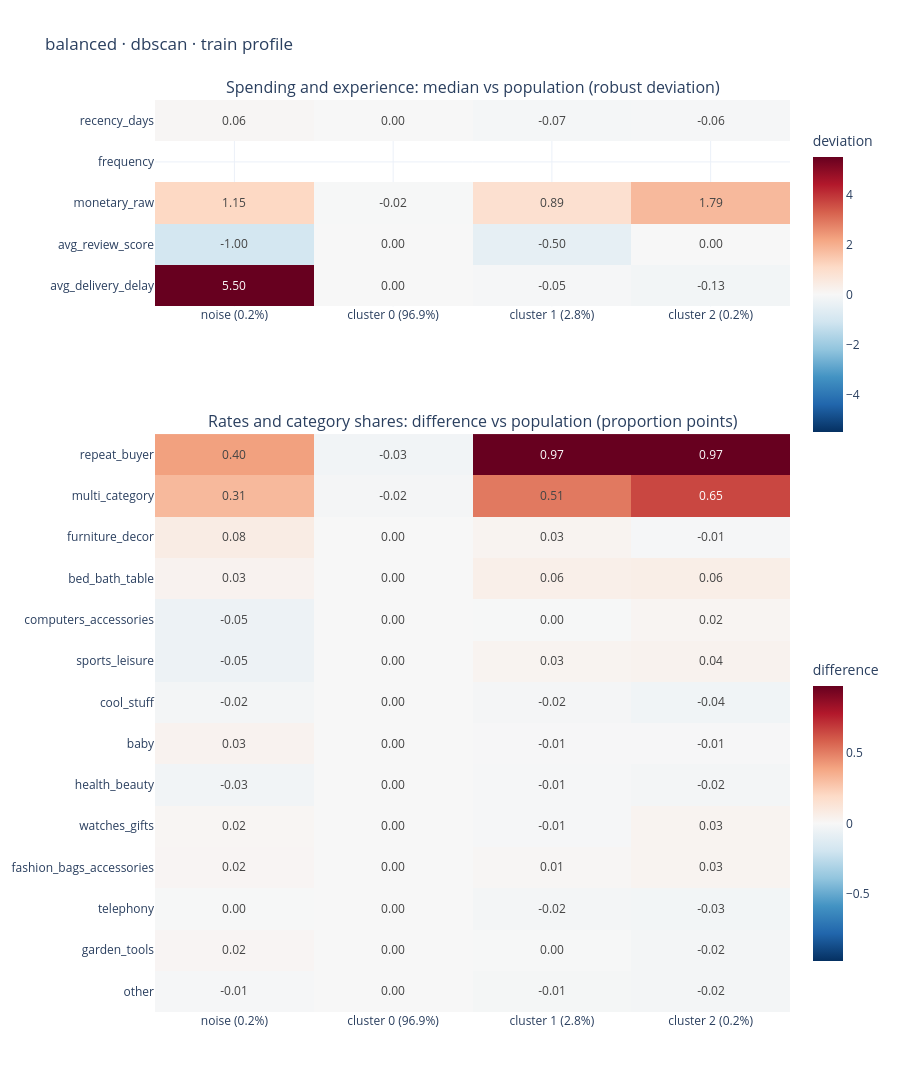
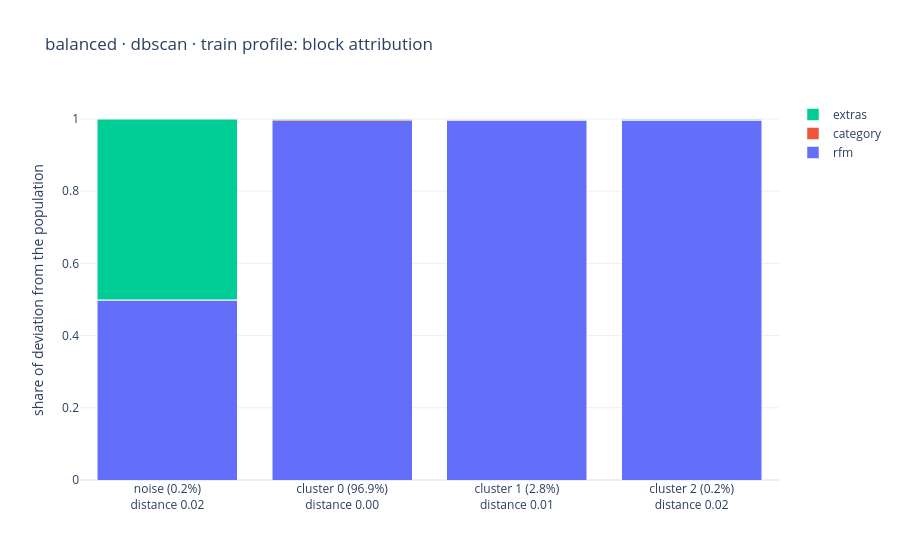

Notebook cell for these charts, in order:
### Code cell
# Profile the clustering results
profile = profile_clustering(
    train_feats, result, spaces=SPACE, algorithms=FULL_ALGORITHMS,
    test_features=test_feats, test_labels=scores["test_labels"],
)

profile["sizes"]                                 
top_deviations(profile, "balanced", "dbscan")      
plot_profile(profile, "balanced", "dbscan").show()          
plot_profile(profile, "balanced", "dbscan", view="blocks").show()

### Figure 1 — Plotly figure (JSON) as saved in the notebook; plotly's stock layout.template omitted (floating-point values rounded to 4 significant figures)
{"data": [{"coloraxis": "coloraxis", "hovertemplate": "%{y}<br>%{x}<br>deviation %{z:.3f}<br>%{text}<extra></extra>", "text": [["cluster 232 vs population 218", "cluster 219 vs population 218", "cluster 201 vs population 218", "cluster 203 vs population 218"], ["cluster 1 vs population 1", "cluster 1 vs population 1", "cluster 2 vs population 1", "cluster 3 vs population 1"], ["cluster 244 vs population 108", "cluster 106 vs population 108", "cluster 213 vs population 108", "cluster 320 vs population 108"], ["cluster 4 vs population 5", "cluster 5 vs population 5", "cluster 4.5 vs population 5", "cluster 5 vs population 5"], ["cluster 43 vs population -12", "cluster -12 vs population -12", "cluster -12.5 vs population -12", "cluster -13.3 vs population -12"]], "texttemplate": "%{z:.2f}", "type": "heatmap", "x": ["noise (0.2%)", "cluster 0 (96.9%)", "cluster 1 (2.8%)", "cluster 2 (0.2%)"], "xaxis": "x", "y": ["recency_days", "frequency", "monetary_raw", "avg_review_score", "avg_delivery_delay"], "yaxis": "y", "z": [[0.06009, 0.004292, -0.07296, -0.06438], [NaN, NaN, NaN, NaN], [1.147, -0.01915, 0.887, 1.788], [-1.0, 0.0, -0.5, 0.0], [5.5, 0.0, -0.05, -0.1333]]}, {"coloraxis": "coloraxis2", "hovertemplate": "%{y}<br>%{x}<br>deviation %{z:.3f}<br>%{text}<extra></extra>", "text": [["cluster 0.429 vs population 0.0301", "cluster 0 vs population 0.0301", "cluster 1 vs population 0.0301", "cluster 1 vs population 0.0301"], ["cluster 0.338 vs population 0.0233", "cluster 0.00698 vs population 0.0233", "cluster 0.536 vs population 0.0233", "cluster 0.674 vs population 0.0233"], ["cluster 0.143 vs population 0.0648", "cluster 0.0639 vs population 0.0648", "cluster 0.0915 vs population 0.0648", "cluster 0.0532 vs population 0.0648"], ["cluster 0.127 vs population 0.0935", "cluster 0.0917 vs population 0.0935", "cluster 0.151 vs population 0.0935", "cluster 0.157 vs population 0.0935"], ["cluster 0.013 vs population 0.0665", "cluster 0.0667 vs population 0.0665", "cluster 0.0636 vs population 0.0665", "cluster 0.0862 vs population 0.0665"], ["cluster 0.0254 vs population 0.0759", "cluster 0.0752 vs population 0.0759", "cluster 0.103 vs population 0.0759", "cluster 0.111 vs population 0.0759"], ["cluster 0.0159 vs population 0.0365", "cluster 0.0371 vs population 0.0365", "cluster 0.0201 vs population 0.0365", "cluster 0 vs population 0.0365"], ["cluster 0.0624 vs population 0.0291", "cluster 0.0292 vs population 0.0291", "cluster 0.0223 vs population 0.0291", "cluster 0.022 vs population 0.0291"], ["cluster 0.0567 vs population 0.0895", "cluster 0.0898 vs population 0.0895", "cluster 0.079 vs population 0.0895", "cluster 0.0716 vs population 0.0895"], ["cluster 0.0735 vs population 0.0573", "cluster 0.0576 vs population 0.0573", "cluster 0.0462 vs population 0.0573", "cluster 0.0868 vs population 0.0573"], ["cluster 0.0363 vs population 0.0188", "cluster 0.0183 vs population 0.0188", "cluster 0.0319 vs population 0.0188", "cluster 0.0464 vs population 0.0188"], ["cluster 0.0395 vs population 0.0433", "cluster 0.0439 vs population 0.0433", "cluster 0.0243 vs population 0.0433", "cluster 0.0166 vs population 0.0433"], ["cluster 0.0531 vs population 0.035", "cluster 0.0351 vs population 0.035", "cluster 0.0307 vs population 0.035", "cluster 0.0138 vs population 0.035"], ["cluster 0.137 vs population 0.145", "cluster 0.145 vs population 0.145", "cluster 0.131 vs population 0.145", "cluster 0.126 vs population 0.145"]], "texttemplate": "%{z:.2f}", "type": "heatmap", "x": ["noise (0.2%)", "cluster 0 (96.9%)", "cluster 1 (2.8%)", "cluster 2 (0.2%)"], "xaxis": "x2", "y": ["repeat_buyer", "multi_category", "furniture_decor", "bed_bath_table", "computers_accessories", "sports_leisure", "cool_stuff", "baby", "health_beauty", "watches_gifts", "fashion_bags_accessories", "telephony", "garden_tools", "other"], "yaxis": "y2", "z": [[0.3984, -0.03012, 0.9699, 0.9699], [0.3143, -0.01635, 0.5125, 0.6504], [0.07785, -0.00086, 0.0267, -0.01161], [0.03328, -0.00181, 0.05744, 0.06303], [-0.05355, 0.0001289, -0.002924, 0.01968], [-0.05056, -0.0007676, 0.02734, 0.03502], [-0.02059, 0.0005694, -0.01639, -0.0365], [0.03328, 0.0001564, -0.006825, -0.007127], [-0.03276, 0.0003839, -0.01047, -0.01791], [0.01619, 0.0002366, -0.01117, 0.02944], [0.0175, -0.0004539, 0.01311, 0.02761], [-0.003776, 0.0005991, -0.01901, -0.0267], [0.01812, 0.0001338, -0.004254, -0.02121], [-0.008038, 0.0004522, -0.01412, -0.01931]]}], "layout": {"annotations": [{"font": {"size": 16}, "showarrow": false, "text": "Spending and experience: median vs population (robust deviation)", "x": 0.5, "xanchor": "center", "xref": "paper", "y": 1, "yanchor": "bottom", "yref": "paper"}, {"font": {"size": 16}, "showarrow": false, "text": "Rates and category shares: difference vs population (proportion points)", "x": 0.5, "xanchor": "center", "xref": "paper", "y": 0.6337, "yanchor": "bottom", "yref": "paper"}], "coloraxis": {"cmax": 5.5, "cmin": -5.5, "colorbar": {"len": 0.35, "title": {"text": "deviation"}, "y": 0.8}, "colorscale": [[0, "rgb(5,48,97)"], [0.1, "rgb(33,102,172)"], [0.2, "rgb(67,147,195)"], [0.3, "rgb(146,197,222)"], [0.4, "rgb(209,229,240)"], [0.5, "rgb(247,247,247)"], [0.6, "rgb(253,219,199)"], [0.7, "rgb(244,165,130)"], [0.8, "rgb(214,96,77)"], [0.9, "rgb(178,24,43)"], [1, "rgb(103,0,31)"]]}, "coloraxis2": {"cmax": 0.9699, "cmin": -0.9699, "colorbar": {"len": 0.35, "title": {"text": "difference"}, "y": 0.22}, "colorscale": [[0, "rgb(5,48,97)"], [0.1, "rgb(33,102,172)"], [0.2, "rgb(67,147,195)"], [0.3, "rgb(146,197,222)"], [0.4, "rgb(209,229,240)"], [0.5, "rgb(247,247,247)"], [0.6, "rgb(253,219,199)"], [0.7, "rgb(244,165,130)"], [0.8, "rgb(214,96,77)"], [0.9, "rgb(178,24,43)"], [1, "rgb(103,0,31)"]]}, "height": 1380, "title": {"text": "balanced · dbscan · train profile"}, "xaxis": {"anchor": "y", "domain": [0, 1]}, "xaxis2": {"anchor": "y2", "domain": [0, 1]}, "yaxis": {"anchor": "x", "autorange": "reversed", "domain": [0.7737, 1]}, "yaxis2": {"anchor": "x2", "autorange": "reversed", "domain": [0, 0.6337]}}}

### Figure 2 — Plotly figure (JSON) as saved in the notebook; plotly's stock layout.template omitted (floating-point values rounded to 4 significant figures)
{"data": [{"name": "rfm", "type": "bar", "x": ["noise (0.2%)<br>distance 0.02", "cluster 0 (96.9%)<br>distance 0.00", "cluster 1 (2.8%)<br>distance 0.01", "cluster 2 (0.2%)<br>distance 0.02"], "y": [0.4984, 0.9957, 0.9968, 0.9966]}, {"name": "category", "type": "bar", "x": ["noise (0.2%)<br>distance 0.02", "cluster 0 (96.9%)<br>distance 0.00", "cluster 1 (2.8%)<br>distance 0.01", "cluster 2 (0.2%)<br>distance 0.02"], "y": [0.001262, 0.002441, 0.002705, 0.001835]}, {"name": "extras", "type": "bar", "x": ["noise (0.2%)<br>distance 0.02", "cluster 0 (96.9%)<br>distance 0.00", "cluster 1 (2.8%)<br>distance 0.01", "cluster 2 (0.2%)<br>distance 0.02"], "y": [0.5003, 0.001884, 0.0005274, 0.001568]}], "layout": {"barmode": "stack", "title": {"text": "balanced · dbscan · train profile: block attribution"}, "yaxis": {"title": {"text": "share of deviation from the population"}}}}
